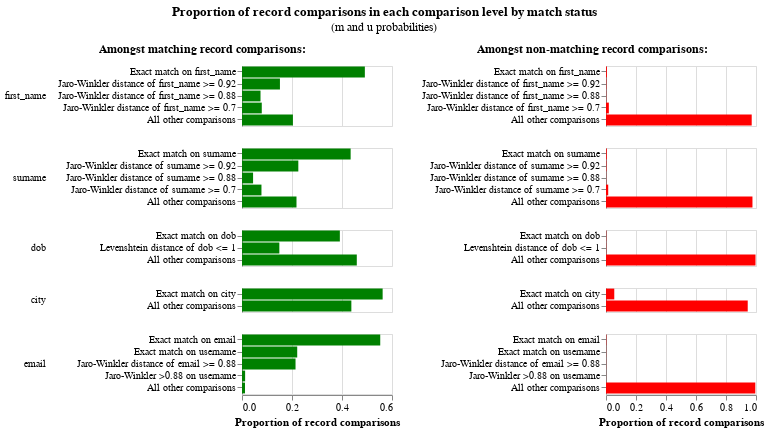

The cell this chart's notebook holds for it:
### Code cell
linker.visualisations.m_u_parameters_chart()

### Figure 1 — Vega-Lite specification as saved in the notebook (floating-point values rounded to 4 significant figures)
{"config": {"view": {"continuousWidth": 300, "continuousHeight": 300, "discreteHeight": 300, "discreteWidth": 400}, "header": {"title": null}, "title": {"anchor": "middle", "offset": 10}}, "hconcat": [{"mark": "bar", "encoding": {"color": {"value": "green"}, "row": {"field": "comparison_name", "header": {"labelAlign": "left", "labelAnchor": "middle", "labelAngle": 0}, "sort": {"field": "comparison_sort_order"}, "type": "nominal"}, "tooltip": [{"field": "comparison_name", "title": "Comparison name", "type": "nominal"}, {"field": "label_for_charts", "title": "Label", "type": "ordinal"}, {"field": "sql_condition", "title": "SQL condition", "type": "nominal"}, {"field": "m_probability", "format": ".10~g", "title": "M probability", "type": "quantitative"}, {"field": "u_probability", "format": ".10~g", "title": "U probability", "type": "quantitative"}, {"field": "bayes_factor", "format": ",.6f", "title": "Bayes factor = m/u", "type": "quantitative"}, {"field": "log2_bayes_factor", "format": ".4~g", "title": "Match weight = log2(m/u)", "type": "quantitative"}, {"field": "bayes_factor_description", "title": "Match weight description", "type": "nominal"}, {"field": "m_probability_description", "title": "m probability description", "type": "nominal"}, {"field": "u_probability_description", "title": "u probability description", "type": "nominal"}], "x": {"axis": {"title": "Proportion of record comparisons"}, "field": "m_probability", "type": "quantitative"}, "y": {"axis": {"title": null}, "field": "label_for_charts", "sort": {"field": "comparison_vector_value", "order": "descending"}, "type": "nominal"}}, "height": {"step": 12}, "resolve": {"scale": {"y": "independent"}}, "title": {"text": "Amongst matching record comparisons:", "fontSize": 12, "fontWeight": "bold"}, "transform": [{"filter": "(datum.bayes_factor != 'no-op filter due to vega lite issue 4680')"}], "width": 150}, {"mark": "bar", "encoding": {"color": {"value": "red"}, "row": {"field": "comparison_name", "header": {"labels": false}, "sort": {"field": "comparison_sort_order"}, "type": "nominal"}, "tooltip": [{"field": "comparison_name", "title": "Comparison name", "type": "nominal"}, {"field": "label_for_charts", "title": "Label", "type": "ordinal"}, {"field": "sql_condition", "title": "SQL condition", "type": "nominal"}, {"field": "m_probability", "format": ".10~g", "title": "M probability", "type": "quantitative"}, {"field": "u_probability", "format": ".10~g", "title": "U probability", "type": "quantitative"}, {"field": "bayes_factor", "format": ",.6f", "title": "Bayes factor = m/u", "type": "quantitative"}, {"field": "log2_bayes_factor", "format": ".4~g", "title": "Match weight = log2(m/u)", "type": "quantitative"}, {"field": "bayes_factor_description", "title": "Match weight description", "type": "nominal"}, {"field": "m_probability_description", "title": "m probability description", "type": "nominal"}, {"field": "u_probability_description", "title": "u probability description", "type": "nominal"}], "x": {"axis": {"title": "Proportion of record comparisons"}, "field": "u_probability", "type": "quantitative"}, "y": {"axis": {"title": null}, "field": "label_for_charts", "sort": {"field": "comparison_vector_value", "order": "descending"}, "type": "nominal"}}, "height": {"step": 12}, "resolve": {"scale": {"y": "independent"}}, "title": {"text": "Amongst non-matching record comparisons:", "fontSize": 12, "fontWeight": "bold"}, "transform": [{"filter": "(datum.bayes_factor != 'no-op filter2 due to vega lite issue 4680')"}], "width": 150}], "data": {"name": "data-bd33f7c74a1436db9e877389646d3293"}, "title": {"text": "Proportion of record comparisons in each comparison level by match status", "subtitle": "(m and u probabilities)"}, "$schema": "https://vega.github.io/schema/vega-lite/v5.9.3.json", "datasets": {"data-bd33f7c74a1436db9e877389646d3293": [{"comparison_name": "first_name", "sql_condition": "\"first_name_l\" = \"first_name_r\"", "label_for_charts": "Exact match on first_name", "m_probability": 0.4914, "u_probability": 0.005794, "m_probability_description": "Amongst matching record comparisons, 49.14% of records (i.e. one in 2.035) are in the exact match on first_name comparison level", "u_probability_description": "Amongst non-matching record comparisons, 0.5794% of records (i.e. one in 173) are in the exact match on first_name comparison level", "has_tf_adjustments": true, "tf_adjustment_column": "first_name", "tf_adjustment_weight": 1.0, "is_null_level": false, "bayes_factor": 84.82, "log2_bayes_factor": 6.406, "comparison_vector_value": 4, "max_comparison_vector_value": 4, "bayes_factor_description": "If comparison level is `exact match on first_name` then comparison is 84.82 times more likely to be a match", "probability_two_random_records_match": 0.00298, "comparison_sort_order": 0}, {"comparison_name": "first_name", "sql_condition": "jaro_winkler_similarity(\"first_name_l\", \"first_name_r\") >= 0.92", "label_for_charts": "Jaro-Winkler distance of first_name >= 0.92", "m_probability": 0.1518, "u_probability": 0.002343, "m_probability_description": "Amongst matching record comparisons, 15.18% of records (i.e. one in 6.589) are in the jaro-winkler distance of first_name >= 0.92 comparison level", "u_probability_description": "Amongst non-matching record comparisons, 0.2343% of records (i.e. one in 427) are in the jaro-winkler distance of first_name >= 0.92 comparison level", "has_tf_adjustments": false, "tf_adjustment_column": null, "tf_adjustment_weight": 1.0, "is_null_level": false, "bayes_factor": 64.77, "log2_bayes_factor": 6.017, "comparison_vector_value": 3, "max_comparison_vector_value": 4, "bayes_factor_description": "If comparison level is `jaro-winkler distance of first_name >= 0.92` then comparison is 64.77 times more likely to be a match", "probability_two_random_records_match": 0.00298, "comparison_sort_order": 0}, {"comparison_name": "first_name", "sql_condition": "jaro_winkler_similarity(\"first_name_l\", \"first_name_r\") >= 0.88", "label_for_charts": "Jaro-Winkler distance of first_name >= 0.88", "m_probability": 0.07406, "u_probability": 0.001548, "m_probability_description": "Amongst matching record comparisons, 7.406% of records (i.e. one in 13.5) are in the jaro-winkler distance of first_name >= 0.88 comparison level", "u_probability_description": "Amongst non-matching record comparisons, 0.1548% of records (i.e. one in 646) are in the jaro-winkler distance of first_name >= 0.88 comparison level", "has_tf_adjustments": false, "tf_adjustment_column": null, "tf_adjustment_weight": 1.0, "is_null_level": false, "bayes_factor": 47.83, "log2_bayes_factor": 5.58, "comparison_vector_value": 2, "max_comparison_vector_value": 4, "bayes_factor_description": "If comparison level is `jaro-winkler distance of first_name >= 0.88` then comparison is 47.83 times more likely to be a match", "probability_two_random_records_match": 0.00298, "comparison_sort_order": 0}, {"comparison_name": "first_name", "sql_condition": "jaro_winkler_similarity(\"first_name_l\", \"first_name_r\") >= 0.7", "label_for_charts": "Jaro-Winkler distance of first_name >= 0.7", "m_probability": 0.07909, "u_probability": 0.01893, "m_probability_description": "Amongst matching record comparisons, 7.909% of records (i.e. one in 12.64) are in the jaro-winkler distance of first_name >= 0.7 comparison level", "u_probability_description": "Amongst non-matching record comparisons, 1.893% of records (i.e. one in 52.81) are in the jaro-winkler distance of first_name >= 0.7 comparison level", "has_tf_adjustments": false, "tf_adjustment_column": null, "tf_adjustment_weight": 1.0, "is_null_level": false, "bayes_factor": 4.177, "log2_bayes_factor": 2.062, "comparison_vector_value": 1, "max_comparison_vector_value": 4, "bayes_factor_description": "If comparison level is `jaro-winkler distance of first_name >= 0.7` then comparison is 4.177 times more likely to be a match", "probability_two_random_records_match": 0.00298, "comparison_sort_order": 0}, {"comparison_name": "first_name", "sql_condition": "ELSE", "label_for_charts": "All other comparisons", "m_probability": 0.2037, "u_probability": 0.9714, "m_probability_description": "Amongst matching record comparisons, 20.37% of records (i.e. one in 4.91) are in the all other comparisons comparison level", "u_probability_description": "Amongst non-matching record comparisons, 97.14% of records (i.e. one in 1.029) are in the all other comparisons comparison level", "has_tf_adjustments": false, "tf_adjustment_column": null, "tf_adjustment_weight": 1.0, "is_null_level": false, "bayes_factor": 0.2097, "log2_bayes_factor": -2.254, "comparison_vector_value": 0, "max_comparison_vector_value": 4, "bayes_factor_description": "If comparison level is `all other comparisons` then comparison is 4.769 times less likely to be a match", "probability_two_random_records_match": 0.00298, "comparison_sort_order": 0}, {"comparison_name": "surname", "sql_condition": "\"surname_l\" = \"surname_r\"", "label_for_charts": "Exact match on surname", "m_probability": 0.4346, "u_probability": 0.00489, "m_probability_description": "Amongst matching record comparisons, 43.46% of records (i.e. one in 2.301) are in the exact match on surname comparison level", "u_probability_description": "Amongst non-matching record comparisons, 0.489% of records (i.e. one in 204) are in the exact match on surname comparison level", "has_tf_adjustments": true, "tf_adjustment_column": "surname", "tf_adjustment_weight": 1.0, "is_null_level": false, "bayes_factor": 88.87, "log2_bayes_factor": 6.474, "comparison_vector_value": 4, "max_comparison_vector_value": 4, "bayes_factor_description": "If comparison level is `exact match on surname` then comparison is 88.87 times more likely to be a match", "probability_two_random_records_match": 0.00298, "comparison_sort_order": 1}, {"comparison_name": "surname", "sql_condition": "jaro_winkler_similarity(\"surname_l\", \"surname_r\") >= 0.92", "label_for_charts": "Jaro-Winkler distance of surname >= 0.92", "m_probability": 0.2253, "u_probability": 0.002839, "m_probability_description": "Amongst matching record comparisons, 22.53% of records (i.e. one in 4.439) are in the jaro-winkler distance of surname >= 0.92 comparison level", "u_probability_description": "Amongst non-matching record comparisons, 0.2839% of records (i.e. one in 352) are in the jaro-winkler distance of surname >= 0.92 comparison level", "has_tf_adjustments": false, "tf_adjustment_column": null, "tf_adjustment_weight": 1.0, "is_null_level": false, "bayes_factor": 79.35, "log2_bayes_factor": 6.31, "comparison_vector_value": 3, "max_comparison_vector_value": 4, "bayes_factor_description": "If comparison level is `jaro-winkler distance of surname >= 0.92` then comparison is 79.35 times more likely to be a match", "probability_two_random_records_match": 0.00298, "comparison_sort_order": 1}, {"comparison_name": "surname", "sql_condition": "jaro_winkler_similarity(\"surname_l\", \"surname_r\") >= 0.88", "label_for_charts": "Jaro-Winkler distance of surname >= 0.88", "m_probability": 0.04432, "u_probability": 0.001131, "m_probability_description": "Amongst matching record comparisons, 4.432% of records (i.e. one in 22.56) are in the jaro-winkler distance of surname >= 0.88 comparison level", "u_probability_description": "Amongst non-matching record comparisons, 0.1131% of records (i.e. one in 884) are in the jaro-winkler distance of surname >= 0.88 comparison level", "has_tf_adjustments": false, "tf_adjustment_column": null, "tf_adjustment_weight": 1.0, "is_null_level": false, "bayes_factor": 39.17, "log2_bayes_factor": 5.292, "comparison_vector_value": 2, "max_comparison_vector_value": 4, "bayes_factor_description": "If comparison level is `jaro-winkler distance of surname >= 0.88` then comparison is 39.17 times more likely to be a match", "probability_two_random_records_match": 0.00298, "comparison_sort_order": 1}, {"comparison_name": "surname", "sql_condition": "jaro_winkler_similarity(\"surname_l\", \"surname_r\") >= 0.7", "label_for_charts": "Jaro-Winkler distance of surname >= 0.7", "m_probability": 0.07784, "u_probability": 0.01473, "m_probability_description": "Amongst matching record comparisons, 7.784% of records (i.e. one in 12.85) are in the jaro-winkler distance of surname >= 0.7 comparison level", "u_probability_description": "Amongst non-matching record comparisons, 1.473% of records (i.e. one in 67.89) are in the jaro-winkler distance of surname >= 0.7 comparison level", "has_tf_adjustments": false, "tf_adjustment_column": null, "tf_adjustment_weight": 1.0, "is_null_level": false, "bayes_factor": 5.285, "log2_bayes_factor": 2.402, "comparison_vector_value": 1, "max_comparison_vector_value": 4, "bayes_factor_description": "If comparison level is `jaro-winkler distance of surname >= 0.7` then comparison is 5.285 times more likely to be a match", "probability_two_random_records_match": 0.00298, "comparison_sort_order": 1}, {"comparison_name": "surname", "sql_condition": "ELSE", "label_for_charts": "All other comparisons", "m_probability": 0.218, "u_probability": 0.9764, "m_probability_description": "Amongst matching record comparisons, 21.8% of records (i.e. one in 4.588) are in the all other comparisons comparison level", "u_probability_description": "Amongst non-matching record comparisons, 97.64% of records (i.e. one in 1.024) are in the all other comparisons comparison level", "has_tf_adjustments": false, "tf_adjustment_column": null, "tf_adjustment_weight": 1.0, "is_null_level": false, "bayes_factor": 0.2232, "log2_bayes_factor": -2.163, "comparison_vector_value": 0, "max_comparison_vector_value": 4, "bayes_factor_description": "If comparison level is `all other comparisons` then comparison is 4.48 times less likely to be a match", "probability_two_random_records_match": 0.00298, "comparison_sort_order": 1}, {"comparison_name": "dob", "sql_condition": "\"dob_l\" = \"dob_r\"", "label_for_charts": "Exact match on dob", "m_probability": 0.3914, "u_probability": 0.001748, "m_probability_description": "Amongst matching record comparisons, 39.14% of records (i.e. one in 2.555) are in the exact match on dob comparison level", "u_probability_description": "Amongst non-matching record comparisons, 0.1748% of records (i.e. one in 572) are in the exact match on dob comparison level", "has_tf_adjustments": false, "tf_adjustment_column": null, "tf_adjustment_weight": 1.0, "is_null_level": false, "bayes_factor": 224.0, "log2_bayes_factor": 7.807, "comparison_vector_value": 2, "max_comparison_vector_value": 2, "bayes_factor_description": "If comparison level is `exact match on dob` then comparison is 224 times more likely to be a match", "probability_two_random_records_match": 0.00298, "comparison_sort_order": 2}, {"comparison_name": "dob", "sql_condition": "levenshtein(\"dob_l\", \"dob_r\") <= 1", "label_for_charts": "Levenshtein distance of dob <= 1", "m_probability": 0.1494, "u_probability": 0.001602, "m_probability_description": "Amongst matching record comparisons, 14.94% of records (i.e. one in 6.694) are in the levenshtein distance of dob <= 1 comparison level", "u_probability_description": "Amongst non-matching record comparisons, 0.1602% of records (i.e. one in 624) are in the levenshtein distance of dob <= 1 comparison level", "has_tf_adjustments": false, "tf_adjustment_column": null, "tf_adjustment_weight": 1.0, "is_null_level": false, "bayes_factor": 93.27, "log2_bayes_factor": 6.543, "comparison_vector_value": 1, "max_comparison_vector_value": 2, "bayes_factor_description": "If comparison level is `levenshtein distance of dob <= 1` then comparison is 93.27 times more likely to be a match", "probability_two_random_records_match": 0.00298, "comparison_sort_order": 2}, {"comparison_name": "dob", "sql_condition": "ELSE", "label_for_charts": "All other comparisons", "m_probability": 0.4592, "u_probability": 0.9967, "m_probability_description": "Amongst matching record comparisons, 45.92% of records (i.e. one in 2.178) are in the all other comparisons comparison level", "u_probability_description": "Amongst non-matching record comparisons, 99.67% of records (i.e. one in 1.003) are in the all other comparisons comparison level", "has_tf_adjustments": false, "tf_adjustment_column": null, "tf_adjustment_weight": 1.0, "is_null_level": false, "bayes_factor": 0.4607, "log2_bayes_factor": -1.118, "comparison_vector_value": 0, "max_comparison_vector_value": 2, "bayes_factor_description": "If comparison level is `all other comparisons` then comparison is 2.17 times less likely to be a match", "probability_two_random_records_match": 0.00298, "comparison_sort_order": 2}, {"comparison_name": "city", "sql_condition": "\"city_l\" = \"city_r\"", "label_for_charts": "Exact match on city", "m_probability": 0.5626, "u_probability": 0.05515, "m_probability_description": "Amongst matching record comparisons, 56.26% of records (i.e. one in 1.778) are in the exact match on city comparison level", "u_probability_description": "Amongst non-matching record comparisons, 5.515% of records (i.e. one in 18.13) are in the exact match on city comparison level", "has_tf_adjustments": true, "tf_adjustment_column": "city", "tf_adjustment_weight": 1.0, "is_null_level": false, "bayes_factor": 10.2, "log2_bayes_factor": 3.351, "comparison_vector_value": 1, "max_comparison_vector_value": 1, "bayes_factor_description": "If comparison level is `exact match on city` then comparison is 10.2 times more likely to be a match", "probability_two_random_records_match": 0.00298, "comparison_sort_order": 3}, {"comparison_name": "city", "sql_condition": "ELSE", "label_for_charts": "All other comparisons", "m_probability": 0.4374, "u_probability": 0.9449, "m_probability_description": "Amongst matching record comparisons, 43.74% of records (i.e. one in 2.286) are in the all other comparisons comparison level", "u_probability_description": "Amongst non-matching record comparisons, 94.49% of records (i.e. one in 1.058) are in the all other comparisons comparison level", "has_tf_adjustments": false, "tf_adjustment_column": null, "tf_adjustment_weight": 1.0, "is_null_level": false, "bayes_factor": 0.463, "log2_bayes_factor": -1.111, "comparison_vector_value": 0, "max_comparison_vector_value": 1, "bayes_factor_description": "If comparison level is `all other comparisons` then comparison is 2.16 times less likely to be a match", "probability_two_random_records_match": 0.00298, "comparison_sort_order": 3}, {"comparison_name": "email", "sql_condition": "\"email_l\" = \"email_r\"", "label_for_charts": "Exact match on email", "m_probability": 0.553, "u_probability": 0.002194, "m_probability_description": "Amongst matching record comparisons, 55.3% of records (i.e. one in 1.808) are in the exact match on email comparison level", "u_probability_description": "Amongst non-matching record comparisons, 0.2194% of records (i.e. one in 456) are in the exact match on email comparison level", "has_tf_adjustments": true, "tf_adjustment_column": "email", "tf_adjustment_weight": 1.0, "is_null_level": false, "bayes_factor": 252.1, "log2_bayes_factor": 7.978, "comparison_vector_value": 4, "max_comparison_vector_value": 4, "bayes_factor_description": "If comparison level is `exact match on email` then comparison is 252 times more likely to be a match", "probability_two_random_records_match": 0.00298, "comparison_sort_order": 4}, {"comparison_name": "email", "sql_condition": "NULLIF(regexp_extract(\"email_l\", '^[^@]+', 0), '') = NULLIF(regexp_extract(\"email_r\", '^[^@]+', 0), '')", "label_for_charts": "Exact match on username", "m_probability": 0.2209, "u_probability": 0.001039, "m_probability_description": "Amongst matching record comparisons, 22.09% of records (i.e. one in 4.527) are in the exact match on username comparison level", "u_probability_description": "Amongst non-matching record comparisons, 0.1039% of records (i.e. one in 962) are in the exact match on username comparison level", "has_tf_adjustments": false, "tf_adjustment_column": null, "tf_adjustment_weight": 1.0, "is_null_level": false, "bayes_factor": 212.6, "log2_bayes_factor": 7.732, "comparison_vector_value": 3, "max_comparison_vector_value": 4, "bayes_factor_description": "If comparison level is `exact match on username` then comparison is 213 times more likely to be a match", "probability_two_random_records_match": 0.00298, "comparison_sort_order": 4}, {"comparison_name": "email", "sql_condition": "jaro_winkler_similarity(\"email_l\", \"email_r\") >= 0.88", "label_for_charts": "Jaro-Winkler distance of email >= 0.88", "m_probability": 0.2141, "u_probability": 0.0009136, "m_probability_description": "Amongst matching record comparisons, 21.41% of records (i.e. one in 4.67) are in the jaro-winkler distance of email >= 0.88 comparison level", "u_probability_description": "Amongst non-matching record comparisons, 0.09136% of records (i.e. one in 1,095) are in the jaro-winkler distance of email >= 0.88 comparison level", "has_tf_adjustments": false, "tf_adjustment_column": null, "tf_adjustment_weight": 1.0, "is_null_level": false, "bayes_factor": 234.4, "log2_bayes_factor": 7.873, "comparison_vector_value": 2, "max_comparison_vector_value": 4, "bayes_factor_description": "If comparison level is `jaro-winkler distance of email >= 0.88` then comparison is 234 times more likely to be a match", "probability_two_random_records_match": 0.00298, "comparison_sort_order": 4}, {"comparison_name": "email", "sql_condition": "jaro_winkler_similarity(NULLIF(regexp_extract(\"email_l\", '^[^@]+', 0), ''), NULLIF(regexp_extract(\"email_r\", '^[^@]+', 0), '')) >= 0.88", "label_for_charts": "Jaro-Winkler >0.88 on username", "m_probability": 0.0125, "u_probability": 0.0005018, "m_probability_description": "Amongst matching record comparisons, 1.25% of records (i.e. one in 80) are in the jaro-winkler >0.88 on username comparison level", "u_probability_description": "Amongst non-matching record comparisons, 0.05018% of records (i.e. one in 1,993) are in the jaro-winkler >0.88 on username comparison level", "has_tf_adjustments": false, "tf_adjustment_column": null, "tf_adjustment_weight": 1.0, "is_null_level": false, "bayes_factor": 24.91, "log2_bayes_factor": 4.639, "comparison_vector_value": 1, "max_comparison_vector_value": 4, "bayes_factor_description": "If comparison level is `jaro-winkler >0.88 on username` then comparison is 24.91 times more likely to be a match", "probability_two_random_records_match": 0.00298, "comparison_sort_order": 4}, {"comparison_name": "email", "sql_condition": "ELSE", "label_for_charts": "All other comparisons", "m_probability": 0.01203, "u_probability": 0.9954, "m_probability_description": "Amongst matching record comparisons, 1.203% of records (i.e. one in 83.13) are in the all other comparisons comparison level", "u_probability_description": "Amongst non-matching record comparisons, 99.54% of records (i.e. one in 1.005) are in the all other comparisons comparison level", "has_tf_adjustments": false, "tf_adjustment_column": null, "tf_adjustment_weight": 1.0, "is_null_level": false, "bayes_factor": 0.01209, "log2_bayes_factor": -6.371, "comparison_vector_value": 0, "max_comparison_vector_value": 4, "bayes_factor_description": "If comparison level is `all other comparisons` then comparison is 82.74 times less likely to be a match", "probability_two_random_records_match": 0.00298, "comparison_sort_order": 4}]}}
